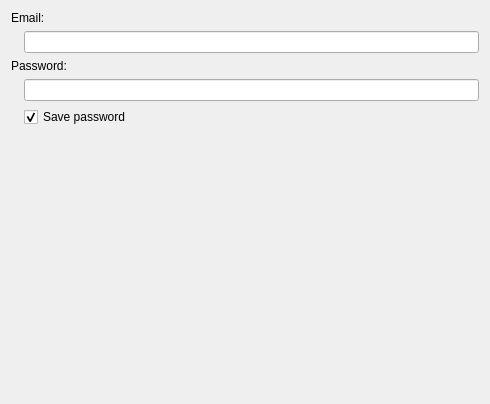
<?xml version="1.0" encoding="UTF-8"?>
<ui version="4.0">
 <class>VAccountWizardPage</class>
 <widget class="QWizardPage" name="VAccountWizardPage">
  <property name="geometry">
   <rect>
    <x>0</x>
    <y>0</y>
    <width>490</width>
    <height>404</height>
   </rect>
  </property>
  <property name="windowTitle">
   <string>WizardPage</string>
  </property>
  <layout class="QFormLayout" name="formLayout">
   <item row="0" column="0" colspan="2">
    <widget class="QLabel" name="label">
     <property name="sizePolicy">
      <sizepolicy hsizetype="Fixed" vsizetype="Preferred">
       <horstretch>0</horstretch>
       <verstretch>0</verstretch>
      </sizepolicy>
     </property>
     <property name="text">
      <string>Email:</string>
     </property>
    </widget>
   </item>
   <item row="1" column="1">
    <widget class="QLineEdit" name="emailEdit"/>
   </item>
   <item row="2" column="0" colspan="2">
    <widget class="QLabel" name="label_4">
     <property name="text">
      <string>Password:</string>
     </property>
    </widget>
   </item>
   <item row="3" column="1">
    <widget class="QLineEdit" name="passwdEdit">
     <property name="inputMask">
      <string/>
     </property>
     <property name="echoMode">
      <enum>QLineEdit::Password</enum>
     </property>
    </widget>
   </item>
   <item row="4" column="0">
    <widget class="QLabel" name="helpLabel">
     <property name="text">
      <string/>
     </property>
     <property name="wordWrap">
      <bool>true</bool>
     </property>
    </widget>
   </item>
   <item row="4" column="1">
    <widget class="QCheckBox" name="savePasswdCheck">
     <property name="text">
      <string>Save password</string>
     </property>
     <property name="checked">
      <bool>true</bool>
     </property>
    </widget>
   </item>
  </layout>
 </widget>
 <resources/>
 <connections/>
</ui>
